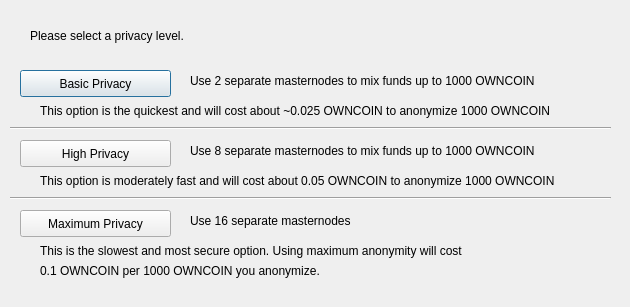
<?xml version="1.0" encoding="UTF-8"?>
<ui version="4.0">
 <class>DarksendConfig</class>
 <widget class="QDialog" name="DarksendConfig">
  <property name="geometry">
   <rect>
    <x>0</x>
    <y>0</y>
    <width>630</width>
    <height>307</height>
   </rect>
  </property>
  <property name="windowTitle">
   <string>Configure Darksend</string>
  </property>
  <widget class="QPushButton" name="buttonBasic">
   <property name="geometry">
    <rect>
     <x>20</x>
     <y>70</y>
     <width>151</width>
     <height>27</height>
    </rect>
   </property>
   <property name="text">
    <string>Basic Privacy</string>
   </property>
  </widget>
  <widget class="QPushButton" name="buttonHigh">
   <property name="geometry">
    <rect>
     <x>20</x>
     <y>140</y>
     <width>151</width>
     <height>27</height>
    </rect>
   </property>
   <property name="text">
    <string>High Privacy</string>
   </property>
  </widget>
  <widget class="QPushButton" name="buttonMax">
   <property name="geometry">
    <rect>
     <x>20</x>
     <y>210</y>
     <width>151</width>
     <height>27</height>
    </rect>
   </property>
   <property name="text">
    <string>Maximum Privacy</string>
   </property>
  </widget>
  <widget class="QLabel" name="label">
   <property name="geometry">
    <rect>
     <x>30</x>
     <y>20</y>
     <width>571</width>
     <height>31</height>
    </rect>
   </property>
   <property name="text">
    <string>Please select a privacy level.</string>
   </property>
  </widget>
  <widget class="QLabel" name="label_2">
   <property name="geometry">
    <rect>
     <x>190</x>
     <y>70</y>
     <width>421</width>
     <height>21</height>
    </rect>
   </property>
   <property name="text">
    <string>Use 2 separate masternodes to mix funds up to 1000 OWNCOIN</string>
   </property>
  </widget>
  <widget class="QLabel" name="label_3">
   <property name="geometry">
    <rect>
     <x>190</x>
     <y>140</y>
     <width>411</width>
     <height>21</height>
    </rect>
   </property>
   <property name="text">
    <string>Use 8 separate masternodes to mix funds up to 1000 OWNCOIN</string>
   </property>
  </widget>
  <widget class="QLabel" name="label_4">
   <property name="geometry">
    <rect>
     <x>190</x>
     <y>210</y>
     <width>421</width>
     <height>21</height>
    </rect>
   </property>
   <property name="text">
    <string>Use 16 separate masternodes</string>
   </property>
  </widget>
  <widget class="QLabel" name="label_6">
   <property name="geometry">
    <rect>
     <x>40</x>
     <y>100</y>
     <width>561</width>
     <height>21</height>
    </rect>
   </property>
   <property name="text">
    <string>This option is the quickest and will cost about ~0.025 OWNCOIN to anonymize 1000 OWNCOIN</string>
   </property>
  </widget>
  <widget class="QLabel" name="label_7">
   <property name="geometry">
    <rect>
     <x>40</x>
     <y>170</y>
     <width>561</width>
     <height>21</height>
    </rect>
   </property>
   <property name="text">
    <string>This option is moderately fast and will cost about 0.05 OWNCOIN to anonymize 1000 OWNCOIN</string>
   </property>
  </widget>
  <widget class="QLabel" name="label_8">
   <property name="geometry">
    <rect>
     <x>40</x>
     <y>240</y>
     <width>561</width>
     <height>21</height>
    </rect>
   </property>
   <property name="text">
    <string>This is the slowest and most secure option. Using maximum anonymity will cost</string>
   </property>
  </widget>
  <widget class="QLabel" name="label_9">
   <property name="geometry">
    <rect>
     <x>40</x>
     <y>260</y>
     <width>561</width>
     <height>21</height>
    </rect>
   </property>
   <property name="text">
    <string>0.1 OWNCOIN per 1000 OWNCOIN you anonymize.</string>
   </property>
  </widget>
  <widget class="Line" name="line">
   <property name="geometry">
    <rect>
     <x>10</x>
     <y>120</y>
     <width>601</width>
     <height>16</height>
    </rect>
   </property>
   <property name="orientation">
    <enum>Qt::Horizontal</enum>
   </property>
  </widget>
  <widget class="Line" name="line_2">
   <property name="geometry">
    <rect>
     <x>10</x>
     <y>190</y>
     <width>601</width>
     <height>16</height>
    </rect>
   </property>
   <property name="orientation">
    <enum>Qt::Horizontal</enum>
   </property>
  </widget>
 </widget>
 <resources/>
 <connections/>
</ui>
